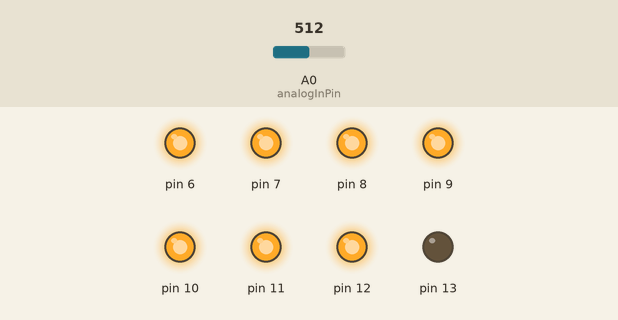
The sketch below on a simulated Arduino Uno, built with avr-gcc and run on an emulated ATmega328P. On the bench: output pins drawn as LEDs (lit = HIGH). Inputs (shaded band) come from the test bench; at power-on: A0 (analogInPin) = 512.

Above: at 1.2 s.
1.3 s: A0 (analogInPin) set to 566
2.8 s: A0 (analogInPin) set to 584
At 3.8 s:
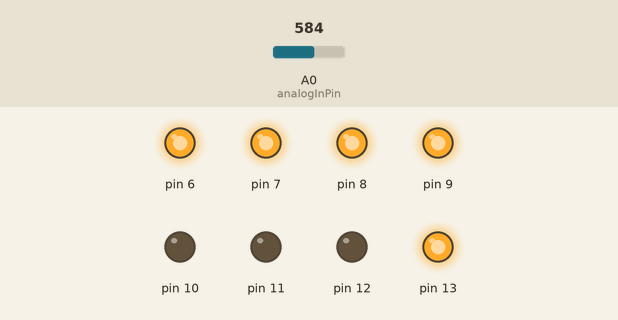
4.3 s: A0 (analogInPin) set to 511
At 5.0 s:
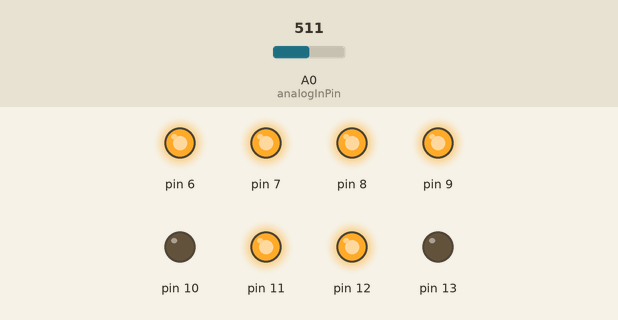
5.8 s: A0 (analogInPin) set to 460
7.3 s: A0 (analogInPin) set to 434
At 8.4 s:
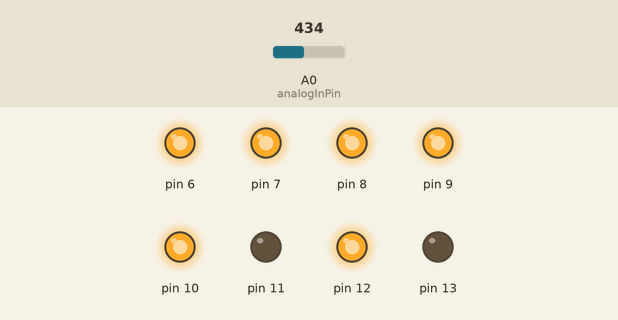
Timing chart, 0 to 9.8 s (numbered marks = the images above; inputs shaded):
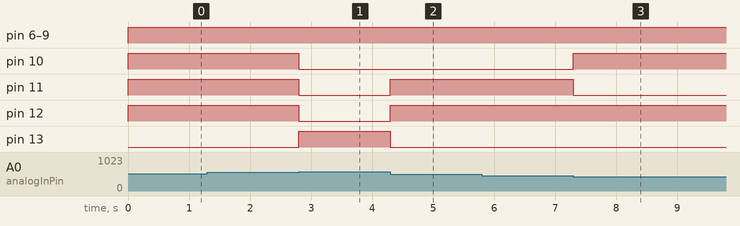

Measured:
- the behaviour switches between 575 and 576 on A0 (analogInPin) (found by bisection; images 0 and 1)
- the behaviour switches between 448 and 447 on A0 (analogInPin) (found by bisection; images 2 and 3)
- after the input at 1.3 s, every drawn part: stays the same
- after the input at 2.8 s, pin 10–12: HIGH → LOW at once; pin 13: LOW → HIGH at once
- after the input at 4.3 s, pin 11, pin 12: LOW → HIGH at once; pin 13: HIGH → LOW at once
- after the input at 5.8 s, every drawn part: stays the same
- after the input at 7.3 s, pin 10: LOW → HIGH at once; pin 11: HIGH → LOW at once

The sketch:

bitcrusher.ino
```cpp
#include <avr/pgmspace.h>
#include <math.h>

// Pin definitions
const int analogInPin = A0;  // Analog input pin that the guitar is connected to

// Constants
const int sampleRate = 33000; // Sample rate in Hz
const int bitDepth = 4; // Bit depth for bitcrusher effect
unsigned long lastTime = 0;

void DACoutput(int value) {    // value=[0,255], pin 6 is LSB, pin 13 is MSB
  int PB = value >> 2;
  PORTB = PB;

  int VD = PORTD;
  int PD = value & B00000011;
  PD = PD << 6;
  VD = VD & B00111111;
  VD = VD | PD;
  PORTD = VD;
}

void setup() {
  Serial.begin(115200);
  DDRB = DDRB | B00111111;
  ADCSRA &= ~(bit(ADPS0) | bit(ADPS1) | bit(ADPS2)); // clear prescaler bits
  ADCSRA |= bit(ADPS2);    //  16-scale
  pinMode(6, OUTPUT);
  pinMode(7, OUTPUT);
}

void loop() {
  unsigned long currentTime = micros();
  float deltaTime = (currentTime - lastTime) / 1000000.0;
  lastTime = currentTime;

  int analogValue = analogRead(analogInPin);

  // Apply bitcrusher effect
  int stepSize = pow(2, 10 - bitDepth);
  int crushedValue = (analogValue / stepSize) * stepSize;
  DACoutput(map(crushedValue, 0, 1023, 0, 255));
}
```
